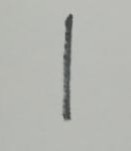
#> input picture tulisan_tangan/1_01.jpeg, 131 x 151 px, found by its file name; its folder holds 4 pictures in this run
$ jupyter execute --allow-errors fix_yaa.ipynb
#> lines starting #> are read from the running program, lines starting #| are printed output that depends on the picture; after the words box and inside, x2 and y2 are one past the last pixel; in counts of white or black regions, pixels touching at a corner belong together
<a href="https://colab.research.google.com/github/swastamita2/UTS_DEEPL_B_202332119_Achmad-Sapta-Megan/blob/main/fix_yaa.ipynb" target="_parent"></a>

1. Import library dan konfigurasi

[cell 1]
import os
import cv2
import numpy as np
import matplotlib.pyplot as plt
import tensorflow as tf
from tensorflow.keras import layers, models, optimizers, callbacks
from IPython.display import display, Image

# Set random seed untuk reproduksibilitas
SEED = 42
np.random.seed(SEED)
tf.random.set_seed(SEED)
#> (this line was passed over: tensorflow is not available in this run)

 2. GPU safe config

#> (a cell that did not finish here is left out)

3. Load & Pra-pemrosesan Dataset MNIST

[cell 3]
from tensorflow.keras.datasets import mnist

#> (the rest of this cell did not finish here and is left out)

4. Fungsi preprocessing tulisan tangan

[cell 4]
def preprocess_handwriting(folder):
#> called with folder = '/content/tulisan_tangan'
    images, labels = [], []
    all_files = sorted(os.listdir(folder))
    for filename in all_files:
        path = os.path.join(folder, filename)
        img = cv2.imread(path, cv2.IMREAD_GRAYSCALE)
#> img: shape (151, 131); min 62, max 194, mean 181.1
        if img is None:
            continue
        # ambil label dari bagian sebelum underscore
        label_part = filename.split('_')[0]
        if not label_part.isdigit():
            continue
        label = int(label_part)
        # preprocessing standar: inversi warna, crop center & pad, resize 28x28, normalisasi
        # crop to bounding box then center
        _, thresh = cv2.threshold(img, 0, 255, cv2.THRESH_BINARY + cv2.THRESH_OTSU)
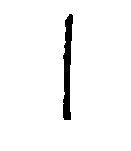
#> thresh: shape (151, 131); 96.5% white; 1 black region, box (x1, y1, x2, y2) and area: (63, 14, 73, 120) 691
        thresh = 255 - thresh  # foreground = white
#> thresh: shape (151, 131); 3.5% white; 1 white region
        contours, _ = cv2.findContours(thresh, cv2.RETR_EXTERNAL, cv2.CHAIN_APPROX_SIMPLE)
#> contours = 1 contour; box (x1, y1, x2, y2) and area: (63, 14, 73, 120) 581
        if contours:
            c = max(contours, key=cv2.contourArea)
#> c = contour of 46 points, box (x1, y1, x2, y2) (63, 14, 73, 120), area 581
            x,y,w,h = cv2.boundingRect(c)
#> x = 63; y = 14; w = 10; h = 106
            roi = thresh[y:y+h, x:x+w]
        else:
            roi = thresh
        # keep aspect ratio, resize to fit in 20x20 then pad to 28x28 (MNIST style)
        h, w = roi.shape
        if h > 0 and w > 0:
            scale = 20.0 / max(h,w)
#> scale = 0.189
            new_h, new_w = int(h*scale), int(w*scale)
#> new_h = 20; new_w = 1
            roi_resized = cv2.resize(roi, (new_w, new_h), interpolation=cv2.INTER_AREA)
#> roi_resized = 20 values, max 198 at index 1, min 126 at index 0, mean 166.2
        else:
            roi_resized = cv2.resize(thresh, (20,20), interpolation=cv2.INTER_AREA)
        # pad to 28x28
        top = (28 - roi_resized.shape[0]) // 2
#> top = 4
        bottom = 28 - roi_resized.shape[0] - top
#> bottom = 4
        left = (28 - roi_resized.shape[1]) // 2
#> left = 13
        right = 28 - roi_resized.shape[1] - left
#> right = 14
        roi_padded = cv2.copyMakeBorder(roi_resized, top, bottom, left, right, cv2.BORDER_CONSTANT, value=0)
        # normalize to 0-1 float
        img_final = roi_padded.astype('float32') / 255.0
        images.append(img_final.reshape(28,28,1))
        labels.append(label)
#> pass 2 of the loop in preprocess_handwriting, `for filename in all_files:`:
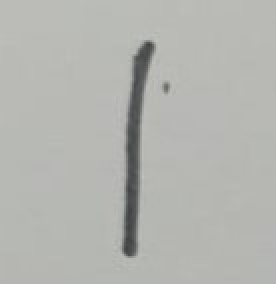
#> input picture tulisan_tangan/1_02.jpeg, 138 x 142 px, found by its file name (shown 2 times larger)
#> img: shape (142, 138)
#> in preprocess_handwriting, `_, thresh = cv2.threshold(img, 0, 255, cv2.THRESH_BINARY + cv2.THRESH_..`:
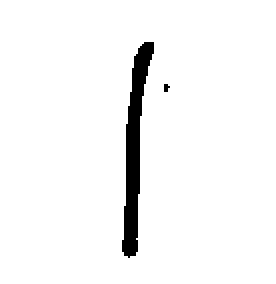
#> thresh: shape (142, 138) (shown 2 times larger); 96.1% white; 2 black regions (1 under 20 px), largest, box (x1, y1, x2, y2) and area: (61, 21, 77, 129) 746
#> contours = 2 contours, 1 with area under 20; largest, box (x1, y1, x2, y2) and area: (61, 21, 77, 129) 634
#> c = contour of 45 points, box (x1, y1, x2, y2) (61, 21, 77, 129), area 634
#> x = 61; y = 21; w = 16; h = 108
#> roi_resized = 20 rows, first 8: [0, 220], [51, 216], [83, 166], [96, 129], [107, 96], [130, 64], [159, 59], [172, 32]
#> pass 3 of the loop in preprocess_handwriting, `for filename in all_files:`:
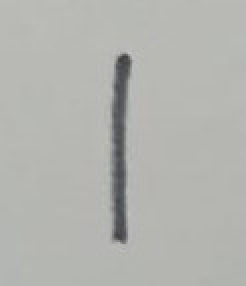
#> input picture tulisan_tangan/1_03.jpeg, 123 x 143 px, found by its file name (shown 2 times larger)
#> img: shape (143, 123)
#> in preprocess_handwriting, `_, thresh = cv2.threshold(img, 0, 255, cv2.THRESH_BINARY + cv2.THRESH_..`:
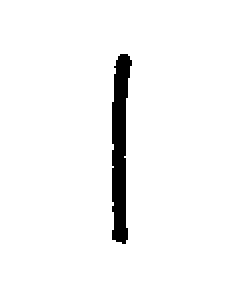
#> thresh: shape (143, 123) (shown 2 times larger); 96.3% white; 1 black region, box (x1, y1, x2, y2) and area: (56, 27, 66, 122) 647
#> contours = 1 contour; box (x1, y1, x2, y2) and area: (56, 27, 66, 122) 548
#> c = contour of 49 points, box (x1, y1, x2, y2) (56, 27, 66, 122), area 548
#> x = 56; y = 27; w = 10; h = 95
#> roi_resized = 20 rows, first 8: [110, 212], [164, 217], [199, 180], [204, 153], [204, 134], [252, 102], [255, 102], [255, 102]
#> the loop made 4 passes; the first 3 are shown
    return np.array(images), np.array(labels)
